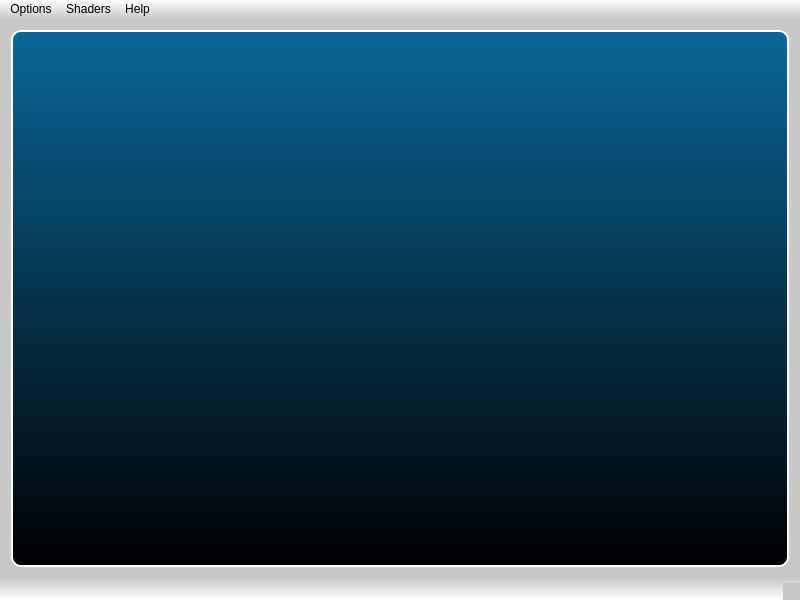
<?xml version="1.0" encoding="UTF-8"?>
<ui version="4.0">
 <class>ccViewerClass</class>
 <widget class="QMainWindow" name="ccViewerClass">
  <property name="geometry">
   <rect>
    <x>0</x>
    <y>0</y>
    <width>800</width>
    <height>600</height>
   </rect>
  </property>
  <property name="acceptDrops">
   <bool>true</bool>
  </property>
  <property name="windowTitle">
   <string>ccViewer</string>
  </property>
  <property name="windowIcon">
   <iconset>
    <normaloff>:/CC/Icons/images/icon/cc_viewer_icon_16.png</normaloff>:/CC/Icons/images/icon/cc_viewer_icon_16.png</iconset>
  </property>
  <property name="styleSheet">
   <string notr="true">QWidget {
	background-color: rgb(200,200,200);
}

QMenu
{
	background: rgb(200,200,200);
}

QMenu::separator 
{
     height: 2px;
     background: rgb(100,100,100);
     margin-left: 10px;
     margin-right: 5px;
 }

QMenuBar 
{
	background-color: qlineargradient(x1:0, y1:0, x2:0, y2:1,stop:0 rgb(255,255,255), stop:1 rgb(200,200,200));
 }

QStatusBar
{
	background-color: qlineargradient(x1:0, y1:0, x2:0, y2:1,stop:0 rgb(200,200,200), stop:1 rgb(255,255,255));
}
</string>
  </property>
  <widget class="QWidget" name="centralWidget">
   <layout class="QVBoxLayout" name="verticalLayout">
    <item>
     <widget class="QFrame" name="GLframe">
      <property name="sizePolicy">
       <sizepolicy hsizetype="Expanding" vsizetype="Expanding">
        <horstretch>0</horstretch>
        <verstretch>0</verstretch>
       </sizepolicy>
      </property>
      <property name="styleSheet">
       <string notr="true">QFrame{
	border: 2px solid white;
	border-radius: 10px;
	background: qlineargradient(x1:0, y1:0, x2:0, y2:1,stop:0 rgb(10,102,151), stop:1 rgb(0,0,0));
 }

</string>
      </property>
      <property name="frameShape">
       <enum>QFrame::Box</enum>
      </property>
      <property name="frameShadow">
       <enum>QFrame::Plain</enum>
      </property>
     </widget>
    </item>
   </layout>
  </widget>
  <widget class="QMenuBar" name="menuBar">
   <property name="geometry">
    <rect>
     <x>0</x>
     <y>0</y>
     <width>800</width>
     <height>21</height>
    </rect>
   </property>
   <widget class="QMenu" name="menuOptions">
    <property name="title">
     <string>Options</string>
    </property>
    <widget class="QMenu" name="menuPerspective">
     <property name="title">
      <string>Perspective</string>
     </property>
     <property name="icon">
      <iconset>
       <normaloff>:/CC/images/ccCenteredPerspective32.png</normaloff>:/CC/images/ccCenteredPerspective32.png</iconset>
     </property>
     <addaction name="actionSetOrthoView"/>
     <addaction name="actionSetCenteredPerspectiveView"/>
     <addaction name="actionSetViewerPerspectiveView"/>
    </widget>
    <widget class="QMenu" name="menuLights">
     <property name="title">
      <string>Lights</string>
     </property>
     <property name="icon">
      <iconset>
       <normaloff>:/CC/images/ccSunLight.png</normaloff>:/CC/images/ccSunLight.png</iconset>
     </property>
     <addaction name="actionToggleSunLight"/>
     <addaction name="actionToggleCustomLight"/>
    </widget>
    <widget class="QMenu" name="menuStandardViews">
     <property name="title">
      <string>Standard views</string>
     </property>
     <property name="icon">
      <iconset>
       <normaloff>:/CC/images/ccViewYpos.png</normaloff>:/CC/images/ccViewYpos.png</iconset>
     </property>
     <addaction name="actionSetViewTop"/>
     <addaction name="actionSetViewFront"/>
     <addaction name="actionSetViewLeft"/>
     <addaction name="actionSetViewBack"/>
     <addaction name="actionSetViewRight"/>
     <addaction name="actionSetViewBottom"/>
     <addaction name="actionSetViewIso1"/>
     <addaction name="actionSetViewIso2"/>
    </widget>
    <widget class="QMenu" name="menuSelected">
     <property name="title">
      <string>Selected entity</string>
     </property>
     <widget class="QMenu" name="menuSelectSF">
      <property name="enabled">
       <bool>false</bool>
      </property>
      <property name="title">
       <string>Current S.F.</string>
      </property>
      <addaction name="actionDummyAction"/>
     </widget>
     <addaction name="actionShowColors"/>
     <addaction name="actionShowNormals"/>
     <addaction name="actionShowMaterials"/>
     <addaction name="separator"/>
     <addaction name="actionShowScalarField"/>
     <addaction name="actionShowColorRamp"/>
     <addaction name="menuSelectSF"/>
     <addaction name="actionZoomOnSelectedEntity"/>
     <addaction name="actionDelete"/>
    </widget>
    <widget class="QMenu" name="menuRotationSymbol">
     <property name="title">
      <string>Rotation symbol</string>
     </property>
     <property name="icon">
      <iconset>
       <normaloff>:/CC/images/ccPivotOn.png</normaloff>:/CC/images/ccPivotOn.png</iconset>
     </property>
     <addaction name="actionSetPivotAlwaysOn"/>
     <addaction name="actionSetPivotRotationOnly"/>
     <addaction name="actionSetPivotOff"/>
    </widget>
    <widget class="QMenu" name="menu3DMouse">
     <property name="title">
      <string>3D mouse</string>
     </property>
     <property name="icon">
      <iconset>
       <normaloff>:/CC/images/im3DxLogo.png</normaloff>:/CC/images/im3DxLogo.png</iconset>
     </property>
     <addaction name="actionEnable3DMouse"/>
    </widget>
    <addaction name="actionDisplayParameters"/>
    <addaction name="actionEditCamera"/>
    <addaction name="separator"/>
    <addaction name="menuStandardViews"/>
    <addaction name="menuPerspective"/>
    <addaction name="menuRotationSymbol"/>
    <addaction name="menu3DMouse"/>
    <addaction name="menuLights"/>
    <addaction name="actionGlobalZoom"/>
    <addaction name="actionEnableStereo"/>
    <addaction name="actionFullScreen"/>
    <addaction name="actionLockRotationVertAxis"/>
    <addaction name="separator"/>
    <addaction name="menuSelected"/>
   </widget>
   <widget class="QMenu" name="menuAbout">
    <property name="title">
     <string>Help</string>
    </property>
    <addaction name="actionAbout"/>
    <addaction name="separator"/>
    <addaction name="actionHelpShortctus"/>
   </widget>
   <widget class="QMenu" name="menuPlugins">
    <property name="title">
     <string>Shaders</string>
    </property>
    <addaction name="actionNoFilter"/>
   </widget>
   <addaction name="menuOptions"/>
   <addaction name="menuPlugins"/>
   <addaction name="menuAbout"/>
  </widget>
  <widget class="QStatusBar" name="statusBar"/>
  <action name="actionDisplayParameters">
   <property name="icon">
    <iconset>
     <normaloff>:/CC/images/ccLightParams.png</normaloff>:/CC/images/ccLightParams.png</iconset>
   </property>
   <property name="text">
    <string>Display parameters</string>
   </property>
   <property name="toolTip">
    <string>Set display parameters (light, materials, etc.)</string>
   </property>
   <property name="statusTip">
    <string>Set display parameters (light, materials, etc.)</string>
   </property>
   <property name="shortcut">
    <string>Alt+D</string>
   </property>
   <property name="shortcutContext">
    <enum>Qt::ApplicationShortcut</enum>
   </property>
  </action>
  <action name="actionFullScreen">
   <property name="checkable">
    <bool>true</bool>
   </property>
   <property name="icon">
    <iconset>
     <normaloff>:/CC/images/ccFullScreen.png</normaloff>:/CC/images/ccFullScreen.png</iconset>
   </property>
   <property name="text">
    <string>Full screen</string>
   </property>
   <property name="shortcut">
    <string>F11</string>
   </property>
   <property name="shortcutContext">
    <enum>Qt::ApplicationShortcut</enum>
   </property>
  </action>
  <action name="actionEditCamera">
   <property name="icon">
    <iconset>
     <normaloff>:/CC/images/ccCamera.png</normaloff>:/CC/images/ccCamera.png</iconset>
   </property>
   <property name="text">
    <string>Camera parameters</string>
   </property>
   <property name="shortcut">
    <string>Alt+C</string>
   </property>
  </action>
  <action name="actionToggleSunLight">
   <property name="checkable">
    <bool>true</bool>
   </property>
   <property name="text">
    <string>Sun</string>
   </property>
   <property name="shortcut">
    <string>F6</string>
   </property>
   <property name="shortcutContext">
    <enum>Qt::ApplicationShortcut</enum>
   </property>
  </action>
  <action name="actionToggleCustomLight">
   <property name="checkable">
    <bool>true</bool>
   </property>
   <property name="text">
    <string>Custom</string>
   </property>
   <property name="shortcut">
    <string>F7</string>
   </property>
   <property name="shortcutContext">
    <enum>Qt::ApplicationShortcut</enum>
   </property>
  </action>
  <action name="actionAbout">
   <property name="text">
    <string>About</string>
   </property>
  </action>
  <action name="actionHelpShortctus">
   <property name="text">
    <string>Shortctus</string>
   </property>
   <property name="shortcut">
    <string>F1</string>
   </property>
   <property name="shortcutContext">
    <enum>Qt::ApplicationShortcut</enum>
   </property>
  </action>
  <action name="actionSetViewFront">
   <property name="icon">
    <iconset>
     <normaloff>:/CC/images/ccViewYpos.png</normaloff>:/CC/images/ccViewYpos.png</iconset>
   </property>
   <property name="text">
    <string>Front</string>
   </property>
   <property name="shortcut">
    <string>5</string>
   </property>
   <property name="shortcutContext">
    <enum>Qt::ApplicationShortcut</enum>
   </property>
  </action>
  <action name="actionSetViewBack">
   <property name="icon">
    <iconset>
     <normaloff>:/CC/images/ccViewYneg.png</normaloff>:/CC/images/ccViewYneg.png</iconset>
   </property>
   <property name="text">
    <string>Back</string>
   </property>
   <property name="shortcut">
    <string>0</string>
   </property>
   <property name="shortcutContext">
    <enum>Qt::ApplicationShortcut</enum>
   </property>
  </action>
  <action name="actionSetViewLeft">
   <property name="icon">
    <iconset>
     <normaloff>:/CC/images/ccViewXpos.png</normaloff>:/CC/images/ccViewXpos.png</iconset>
   </property>
   <property name="text">
    <string>Left</string>
   </property>
   <property name="shortcut">
    <string>4</string>
   </property>
   <property name="shortcutContext">
    <enum>Qt::ApplicationShortcut</enum>
   </property>
  </action>
  <action name="actionSetViewRight">
   <property name="icon">
    <iconset>
     <normaloff>:/CC/images/ccViewXneg.png</normaloff>:/CC/images/ccViewXneg.png</iconset>
   </property>
   <property name="text">
    <string>Right</string>
   </property>
   <property name="shortcut">
    <string>6</string>
   </property>
   <property name="shortcutContext">
    <enum>Qt::ApplicationShortcut</enum>
   </property>
  </action>
  <action name="actionSetViewTop">
   <property name="icon">
    <iconset>
     <normaloff>:/CC/images/ccViewZpos.png</normaloff>:/CC/images/ccViewZpos.png</iconset>
   </property>
   <property name="text">
    <string>Top</string>
   </property>
   <property name="shortcut">
    <string>8</string>
   </property>
   <property name="shortcutContext">
    <enum>Qt::ApplicationShortcut</enum>
   </property>
  </action>
  <action name="actionSetViewBottom">
   <property name="icon">
    <iconset>
     <normaloff>:/CC/images/ccViewZneg.png</normaloff>:/CC/images/ccViewZneg.png</iconset>
   </property>
   <property name="text">
    <string>Bottom</string>
   </property>
   <property name="shortcut">
    <string>2</string>
   </property>
  </action>
  <action name="actionShowColors">
   <property name="checkable">
    <bool>true</bool>
   </property>
   <property name="text">
    <string>Show Colors</string>
   </property>
   <property name="shortcut">
    <string>C</string>
   </property>
   <property name="shortcutContext">
    <enum>Qt::ApplicationShortcut</enum>
   </property>
  </action>
  <action name="actionShowNormals">
   <property name="checkable">
    <bool>true</bool>
   </property>
   <property name="text">
    <string>Show Normals</string>
   </property>
   <property name="shortcut">
    <string>N</string>
   </property>
   <property name="shortcutContext">
    <enum>Qt::ApplicationShortcut</enum>
   </property>
  </action>
  <action name="actionShowColorRamp">
   <property name="checkable">
    <bool>true</bool>
   </property>
   <property name="text">
    <string>Show Color ramp</string>
   </property>
   <property name="shortcut">
    <string>R</string>
   </property>
   <property name="shortcutContext">
    <enum>Qt::ApplicationShortcut</enum>
   </property>
  </action>
  <action name="actionShowScalarField">
   <property name="checkable">
    <bool>true</bool>
   </property>
   <property name="text">
    <string>Show Scalar field</string>
   </property>
   <property name="shortcut">
    <string>S</string>
   </property>
   <property name="shortcutContext">
    <enum>Qt::ApplicationShortcut</enum>
   </property>
  </action>
  <action name="actionDummyAction">
   <property name="text">
    <string>DummyAction</string>
   </property>
  </action>
  <action name="actionDelete">
   <property name="icon">
    <iconset>
     <normaloff>:/CC/images/ccDelete.png</normaloff>:/CC/images/ccDelete.png</iconset>
   </property>
   <property name="text">
    <string>Delete</string>
   </property>
   <property name="shortcut">
    <string>Del</string>
   </property>
   <property name="shortcutContext">
    <enum>Qt::ApplicationShortcut</enum>
   </property>
  </action>
  <action name="actionSetOrthoView">
   <property name="checkable">
    <bool>true</bool>
   </property>
   <property name="icon">
    <iconset>
     <normaloff>:/CC/images/ccOrthoMode32.png</normaloff>:/CC/images/ccOrthoMode32.png</iconset>
   </property>
   <property name="text">
    <string>Orthographic projection</string>
   </property>
   <property name="toolTip">
    <string>Set orthographic projection for current 3D View</string>
   </property>
   <property name="statusTip">
    <string>Set orthographic projection for current 3D View</string>
   </property>
   <property name="shortcut">
    <string>F2</string>
   </property>
  </action>
  <action name="actionSetCenteredPerspectiveView">
   <property name="checkable">
    <bool>true</bool>
   </property>
   <property name="icon">
    <iconset>
     <normaloff>:/CC/images/ccCenteredPerspective32.png</normaloff>:/CC/images/ccCenteredPerspective32.png</iconset>
   </property>
   <property name="text">
    <string>Object-centered perspective</string>
   </property>
   <property name="toolTip">
    <string>Set object-centered perspective for current 3D View</string>
   </property>
   <property name="statusTip">
    <string>Set object-centered perspective for current 3D View</string>
   </property>
   <property name="shortcut">
    <string>F3</string>
   </property>
  </action>
  <action name="actionSetViewerPerspectiveView">
   <property name="checkable">
    <bool>true</bool>
   </property>
   <property name="icon">
    <iconset>
     <normaloff>:/CC/images/ccViewerBasedPerspective32.png</normaloff>:/CC/images/ccViewerBasedPerspective32.png</iconset>
   </property>
   <property name="text">
    <string>Viewer-based perspective</string>
   </property>
   <property name="toolTip">
    <string>Set viewer-based perspective for current 3D View</string>
   </property>
   <property name="statusTip">
    <string>Set viewer-based perspective for current 3D View</string>
   </property>
   <property name="shortcut">
    <string>F4</string>
   </property>
  </action>
  <action name="actionSetPivotAlwaysOn">
   <property name="checkable">
    <bool>true</bool>
   </property>
   <property name="icon">
    <iconset>
     <normaloff>:/CC/images/ccPivotOn.png</normaloff>:/CC/images/ccPivotOn.png</iconset>
   </property>
   <property name="text">
    <string>Always visible</string>
   </property>
   <property name="toolTip">
    <string>Pivot always visible</string>
   </property>
   <property name="statusTip">
    <string>Pivot always visible</string>
   </property>
  </action>
  <action name="actionSetPivotRotationOnly">
   <property name="checkable">
    <bool>true</bool>
   </property>
   <property name="icon">
    <iconset>
     <normaloff>:/CC/images/ccPivotAuto.png</normaloff>:/CC/images/ccPivotAuto.png</iconset>
   </property>
   <property name="text">
    <string>Rotation only</string>
   </property>
   <property name="toolTip">
    <string>Pivot visible when rotating</string>
   </property>
   <property name="statusTip">
    <string>Pivot visible when rotating</string>
   </property>
  </action>
  <action name="actionSetPivotOff">
   <property name="checkable">
    <bool>true</bool>
   </property>
   <property name="icon">
    <iconset>
     <normaloff>:/CC/images/ccPivotOff.png</normaloff>:/CC/images/ccPivotOff.png</iconset>
   </property>
   <property name="text">
    <string>Never visible</string>
   </property>
   <property name="toolTip">
    <string>Pivot never visible</string>
   </property>
   <property name="statusTip">
    <string>Pivot never visible</string>
   </property>
  </action>
  <action name="actionSetViewIso1">
   <property name="icon">
    <iconset>
     <normaloff>:/CC/images/ccViewIso1.png</normaloff>:/CC/images/ccViewIso1.png</iconset>
   </property>
   <property name="text">
    <string>Iso front</string>
   </property>
   <property name="toolTip">
    <string>Set view to 'front' isometric</string>
   </property>
   <property name="statusTip">
    <string>Set view to 'front' isometric</string>
   </property>
   <property name="shortcut">
    <string>7</string>
   </property>
   <property name="shortcutContext">
    <enum>Qt::ApplicationShortcut</enum>
   </property>
  </action>
  <action name="actionSetViewIso2">
   <property name="icon">
    <iconset>
     <normaloff>:/CC/images/ccViewIso2.png</normaloff>:/CC/images/ccViewIso2.png</iconset>
   </property>
   <property name="text">
    <string>Iso back</string>
   </property>
   <property name="toolTip">
    <string>Set view to 'back' isometric</string>
   </property>
   <property name="statusTip">
    <string>Set view to 'back' isometric</string>
   </property>
   <property name="shortcut">
    <string>9</string>
   </property>
   <property name="shortcutContext">
    <enum>Qt::ApplicationShortcut</enum>
   </property>
  </action>
  <action name="actionEnable3DMouse">
   <property name="checkable">
    <bool>true</bool>
   </property>
   <property name="text">
    <string>Enable</string>
   </property>
  </action>
  <action name="actionZoomOnSelectedEntity">
   <property name="text">
    <string>Zoom on</string>
   </property>
   <property name="shortcut">
    <string>Z</string>
   </property>
  </action>
  <action name="actionGlobalZoom">
   <property name="icon">
    <iconset>
     <normaloff>:/CC/images/ccGlobalZoom.png</normaloff>:/CC/images/ccGlobalZoom.png</iconset>
   </property>
   <property name="text">
    <string>Global Zoom</string>
   </property>
   <property name="statusTip">
    <string>Global Zoom</string>
   </property>
  </action>
  <action name="actionNoFilter">
   <property name="text">
    <string>Remove</string>
   </property>
  </action>
  <action name="actionLockRotationVertAxis">
   <property name="checkable">
    <bool>true</bool>
   </property>
   <property name="text">
    <string>Lock rotation around vert. axis</string>
   </property>
   <property name="shortcut">
    <string>L</string>
   </property>
   <property name="shortcutContext">
    <enum>Qt::ApplicationShortcut</enum>
   </property>
  </action>
  <action name="actionEnableStereo">
   <property name="checkable">
    <bool>true</bool>
   </property>
   <property name="icon">
    <iconset>
     <normaloff>:/CC/images/ccStereo.png</normaloff>:/CC/images/ccStereo.png</iconset>
   </property>
   <property name="text">
    <string>Stereo mode</string>
   </property>
   <property name="toolTip">
    <string>Enable stereo mode (with red-blue or red-cyan glasses)</string>
   </property>
   <property name="shortcut">
    <string>F10</string>
   </property>
  </action>
  <action name="actionShowMaterials">
   <property name="checkable">
    <bool>true</bool>
   </property>
   <property name="text">
    <string>Show Texture/Materials</string>
   </property>
   <property name="shortcut">
    <string>M</string>
   </property>
   <property name="shortcutContext">
    <enum>Qt::ApplicationShortcut</enum>
   </property>
  </action>
 </widget>
 <layoutdefault spacing="6" margin="11"/>
 <resources/>
 <connections/>
</ui>
